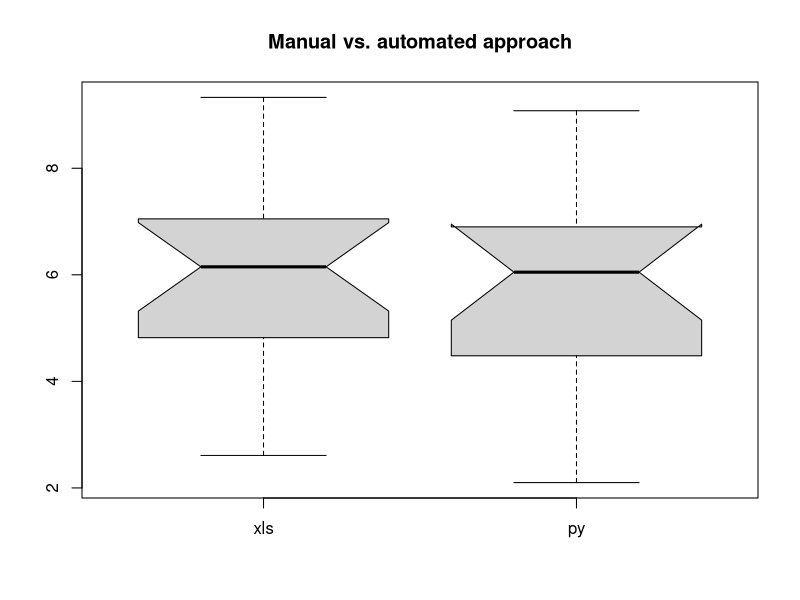
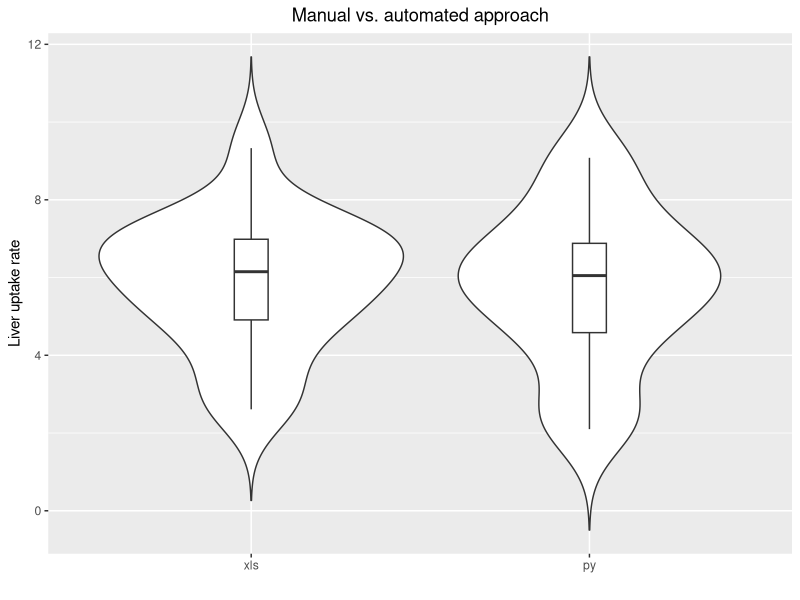
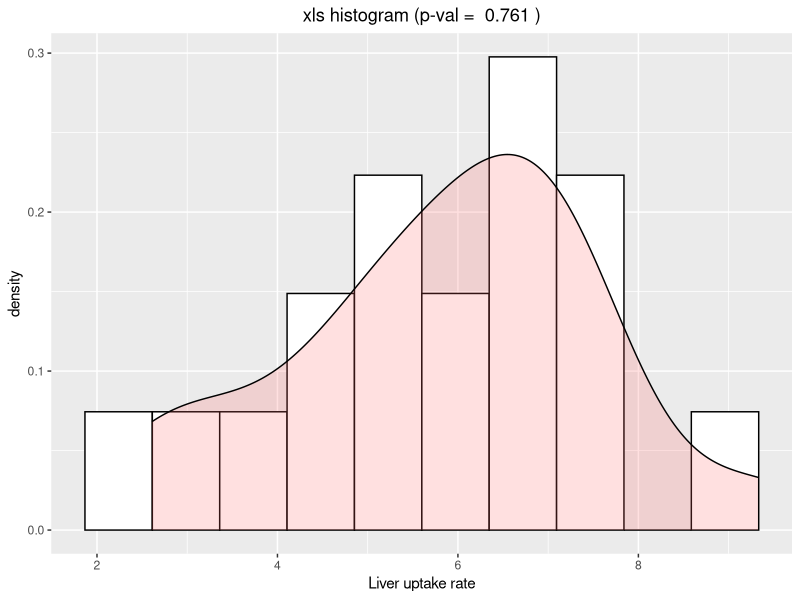
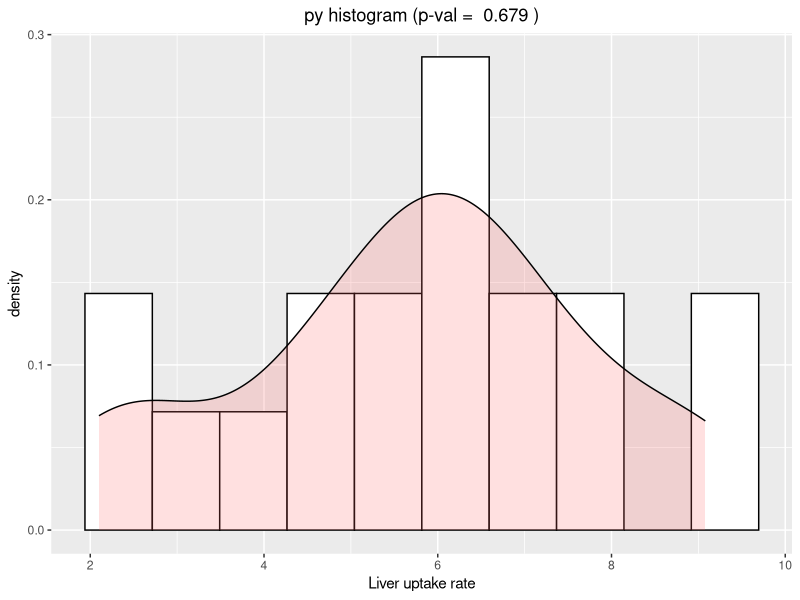
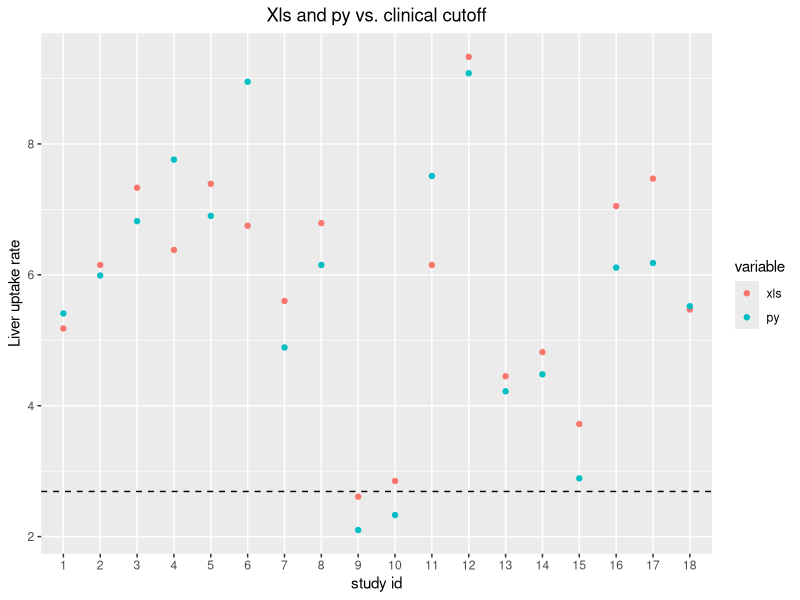
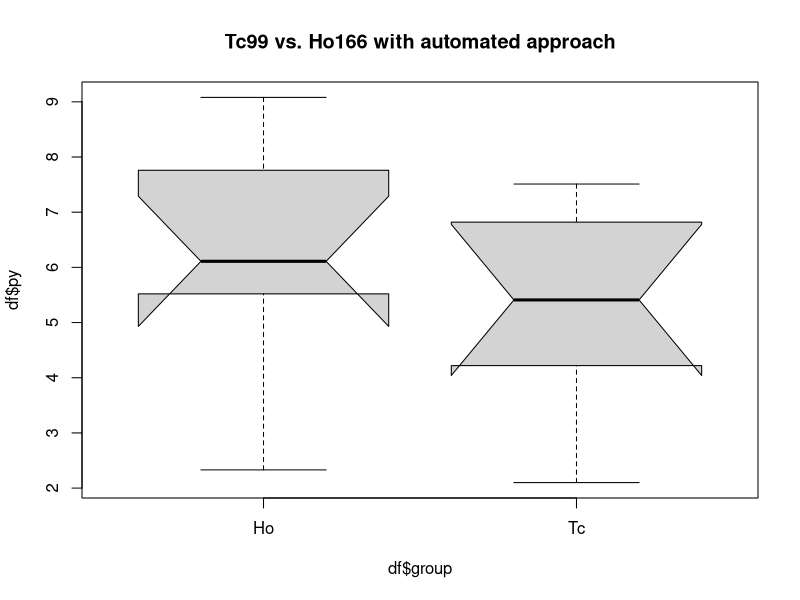
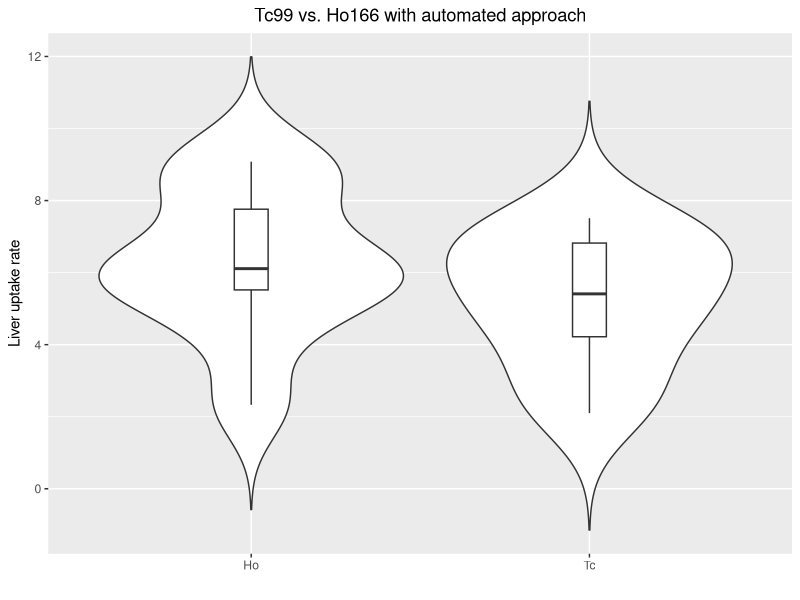
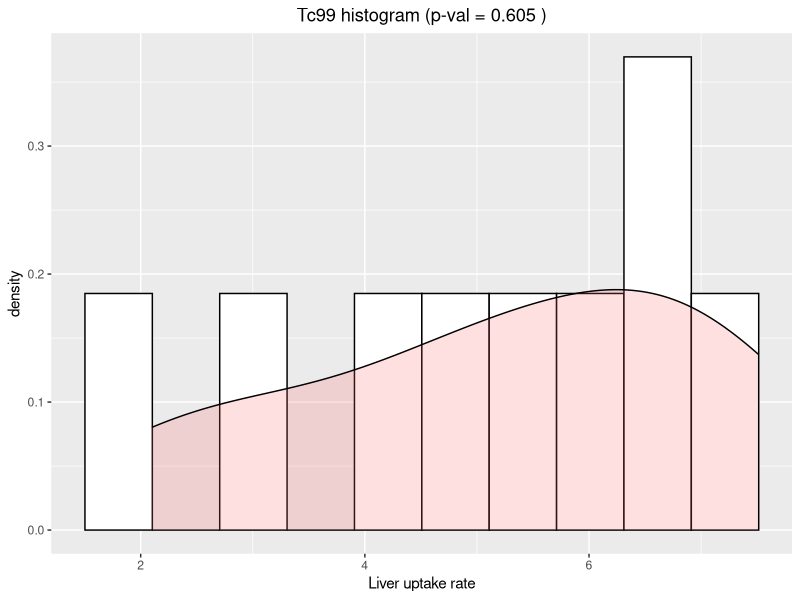

The R script that drew these images, in order:
library(ggplot2)
library(reshape2)

xls = c(5.18,6.15,7.33,6.38,7.39,6.75,5.6,6.79,2.61,2.85,6.15,9.33,4.45,4.82,3.72,7.05,7.47,5.47)
py = c(5.41,5.99,6.82,7.76,6.9,8.95,4.89,6.15,2.1,2.33,7.51,9.08,4.22,4.48,2.89,6.11,6.18,5.52)
group = as.factor(c('Tc','Ho','Tc','Ho','Tc', 'Ho','Tc', 'Ho','Tc', 'Ho','Tc', 'Ho','Tc', 'Ho','Tc', 'Ho','Tc', 'Ho'))
patient_id = as.factor(c(1,1,2,2,3,3,4,4,5,5,6,6,7,7,8,8,9,9))
study_id = as.factor(1:18)
df = data.frame(study_id, patient_id, group, xls, py)


# ============================== xls vs. py ==============================

boxplot(df[,c('xls','py')], notch=TRUE)
title('Manual vs. automated approach')
#recouvrement +++ xls et py sont idem
ggplot(data = melt(df[c('xls','py')]), aes(x=variable, y=value)) + 
  geom_violin(trim=FALSE) + 
  geom_boxplot(width=0.1) + 
  theme(plot.title = element_text(hjust = 0.5)) +
  labs(title="Manual vs. automated approach", y=("Liver uptake rate"), x=(''))

test_xls = round(shapiro.test(xls)$p.value,3) # >0.05 distrib normale à confirmer
ggplot(data = melt(df[,'xls']), aes(x=value)) +
  geom_histogram(aes(y=..density..), bins=10, color="black", fill="white") +
  geom_density(alpha=0.2, fill="#FF6666") +
  theme(plot.title = element_text(hjust = 0.5)) +
  labs(title=paste("xls histogram (p-val = ", toString(test_xls), ")") , y="density", x='Liver uptake rate')

test_py = round(shapiro.test(py)$p.value,3)# >0.05 distrib normale à confirmer
ggplot(data = melt(df[,'py']), aes(x=value)) +
  geom_histogram(aes(y=..density..), bins=10, color="black", fill="white") +
  geom_density(alpha=0.2, fill="#FF6666") +
  theme(plot.title = element_text(hjust = 0.5)) +
  labs(title=paste("py histogram (p-val = ", toString(test_py), ")") , y="density", x='Liver uptake rate')

t.test(xls, py, paired=TRUE)# >alpha, la différence entre les moyennes n'est pas significative

ggplot(data = melt(df), aes(x=study_id, y=value, color=variable)) +
  geom_point() +
  geom_hline(yintercept=2.69, linetype="dashed", color = "black") +
  theme(plot.title = element_text(hjust = 0.5)) +
  labs(title='Xls and py vs. clinical cutoff', y="Liver uptake rate", x='study id')


# ============================== bis py ==============================

boxplot(df$py ~ df$group, notch=TRUE)
title('Tc99 vs. Ho166 with automated approach')
#recouvrement moin important, box Ho semble plus haute
ggplot(df, aes(x=group, y=py, group=group)) + 
  geom_violin(trim=FALSE) + 
  geom_boxplot(width=0.1) + 
  theme(plot.title = element_text(hjust = 0.5)) +
  labs(title="Tc99 vs. Ho166 with automated approach", y="Liver uptake rate", x='')

test = round(shapiro.test(df[df$group=='Tc','py'])$p.value,3)# >0.05 distrib normale à confirmer
ggplot(data = melt(df[df$group=='Tc','py']), aes(x=value)) +
  geom_histogram(aes(y=..density..), bins=10, color="black", fill="white") +
  geom_density(alpha=0.2, fill="#FF6666") +
  theme(plot.title = element_text(hjust = 0.5)) +
  labs(title=paste("Tc99 histogram (p-val =", toString(test), ")") , y="density", x='Liver uptake rate')

test = round(shapiro.test(df[df$group=='Ho','py'])$p.value,3)# >0.05 distrib normale à confirmer
ggplot(data = melt(df[df$group=='Ho','py']), aes(x=value)) +
  geom_histogram(aes(y=..density..), bins=10, color="black", fill="white") +
  geom_density(alpha=0.2, fill="#FF6666") +
  theme(plot.title = element_text(hjust = 0.5)) +
  labs(title=paste("Ho166 histogram (p-val =", toString(test), ")") , y="density", x='Liver uptake rate')

t.test(df[df$group=='Tc','py'], df[df$group=='Ho','py'], paired=TRUE)# <0.05 différence entre les moyennes est statistiquement significative

plot(df[df$group=='Tc','py'], df[df$group=='Ho','py'])
ggplot(data = df, aes(x=patient_id, y=py, color=group)) +
  geom_point() +
  geom_hline(yintercept=2.69, linetype="dashed", color = "black") +
  theme(plot.title = element_text(hjust = 0.5)) +
  labs(title='Python results compared to clinical cutoff', y="Liver uptake rate", x='patient id')



# ============================== bis xls ==============================

boxplot(df$xls ~ df$group, notch=TRUE)
title('Tc99 vs. Ho166 with manual approach')
#recouvrement moin important, box Ho semble plus haute
ggplot(df, aes(x=group, y=xls, group=group)) + 
  geom_violin(trim=FALSE) + 
  geom_boxplot(width=0.1) + 
  theme(plot.title = element_text(hjust = 0.5)) +
  labs(title="Tc99 vs. Ho166 with manual approach", y="Liver uptake rate", x='')

test = round(shapiro.test(df[df$group=='Tc','xls'])$p.value,3)# >0.05 distrib normale à confirmer
ggplot(data = melt(df[df$group=='Tc','xls']), aes(x=value)) +
  geom_histogram(aes(y=..density..), bins=10, color="black", fill="white") +
  geom_density(alpha=0.2, fill="#FF6666") +
  theme(plot.title = element_text(hjust = 0.5)) +
  labs(title=paste("Tc99 histogram (p-val =", toString(test), ")") , y="density", x='Liver uptake rate')

test = round(shapiro.test(df[df$group=='Ho','xls'])$p.value,3)# >0.05 distrib normale à confirmer
ggplot(data = melt(df[df$group=='Ho','xls']), aes(x=value)) +
  geom_histogram(aes(y=..density..), bins=10, color="black", fill="white") +
  geom_density(alpha=0.2, fill="#FF6666") +
  theme(plot.title = element_text(hjust = 0.5)) +
  labs(title=paste("Ho166 histogram (p-val =", toString(test), ")") , y="density", x='Liver uptake rate')

t.test(df[df$group=='Tc','xls'], df[df$group=='Ho','xls'], paired=TRUE)# >0.05 

ggplot(data = df, aes(x=patient_id, y=xls, color=group)) +
  geom_point() +
  geom_hline(yintercept=2.69, linetype="dashed", color = "black") +
  theme(plot.title = element_text(hjust = 0.5)) +
  labs(title='Xls results compared to clinical cutoff', y="Liver uptake rate", x='patient id')



# ============================== Overview ==============================

ggplot(data = melt(df), aes(x=patient_id, y=value, color=group, shape=variable)) +
  geom_point() +
  geom_hline(yintercept=2.69, linetype="dashed", color="black", size=.5) +
  theme(plot.title = element_text(hjust = 0.5), legend.title = element_blank()) +
  labs(title='Overview of results compared to clinical cutoff', y="Liver uptake rate", x='patient id')
